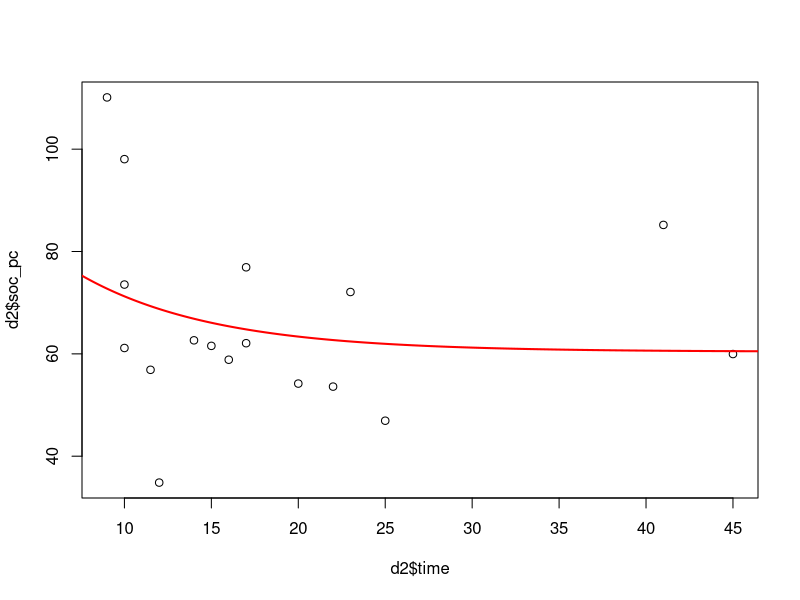
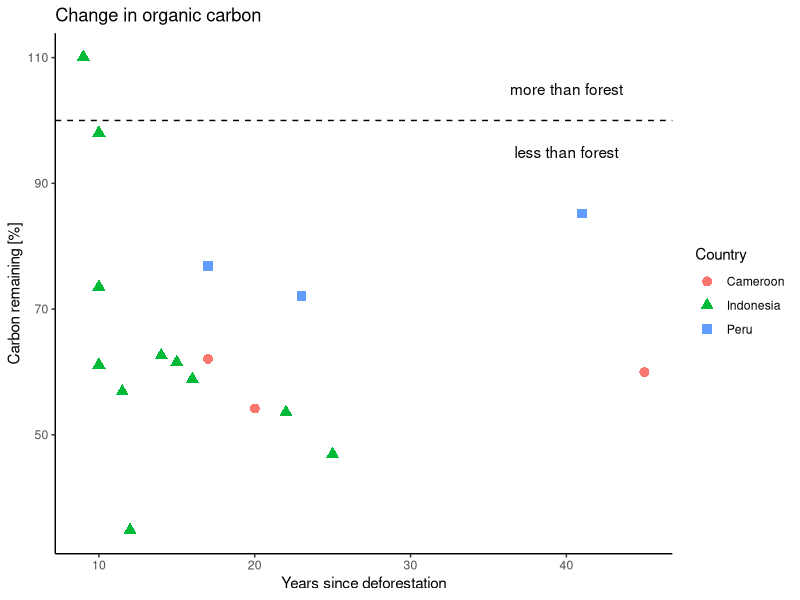
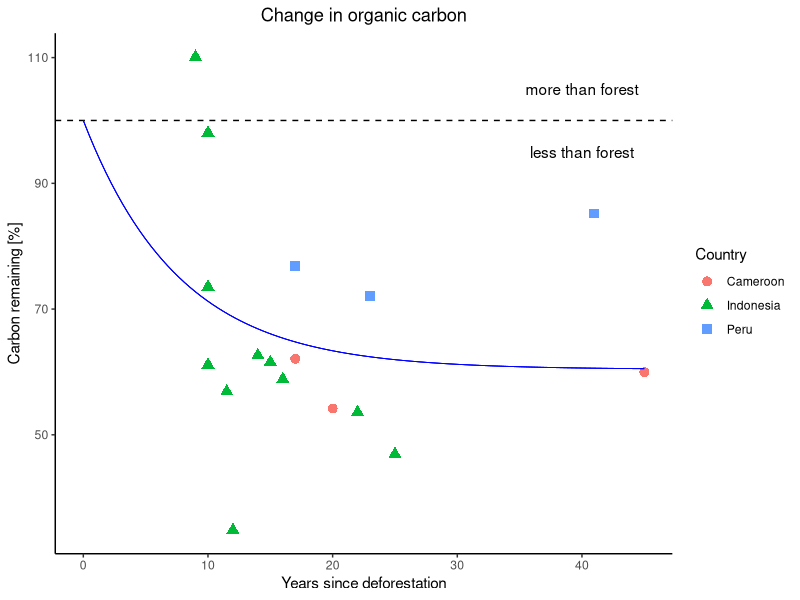
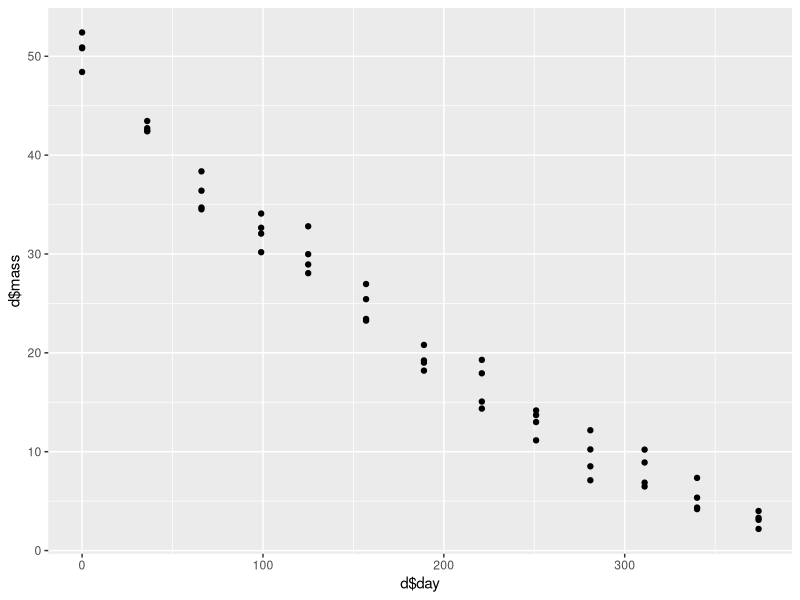
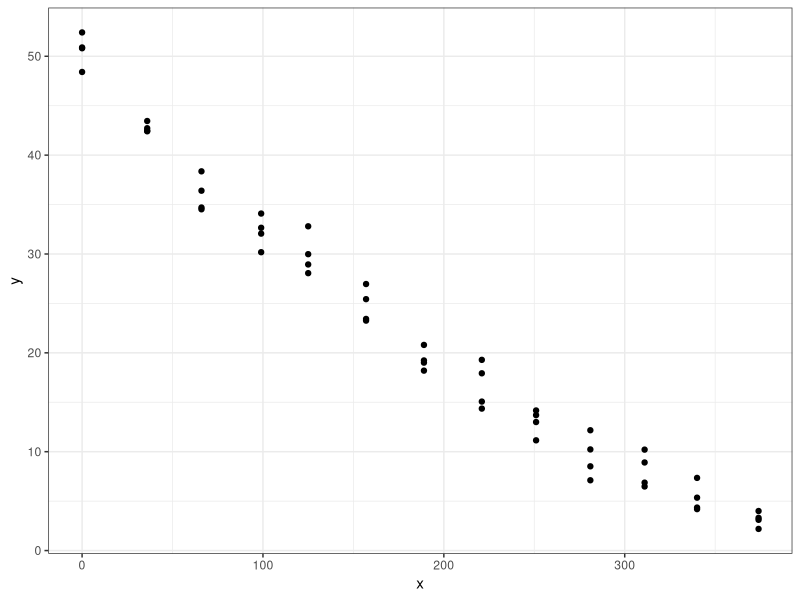
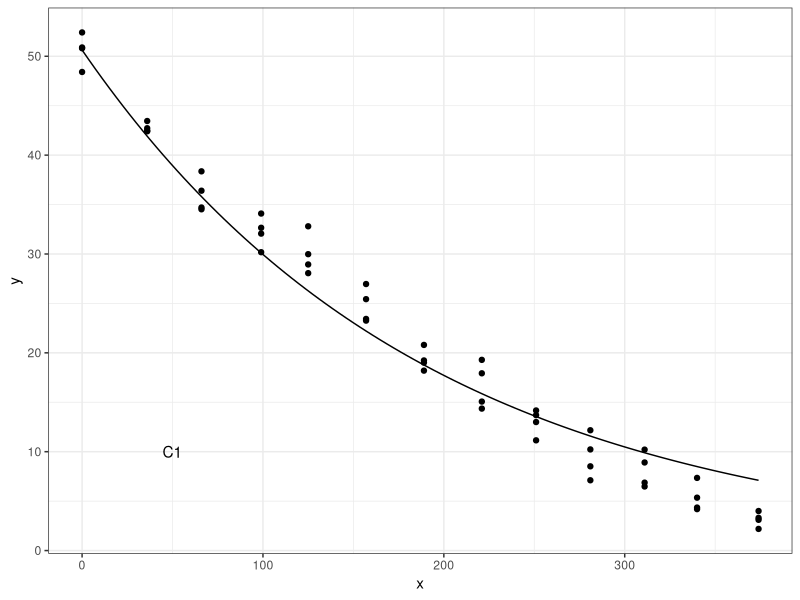
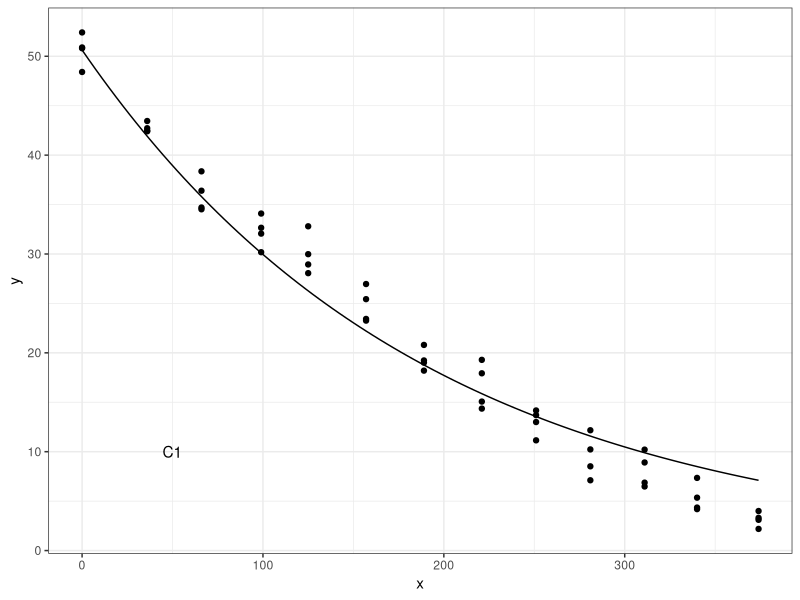
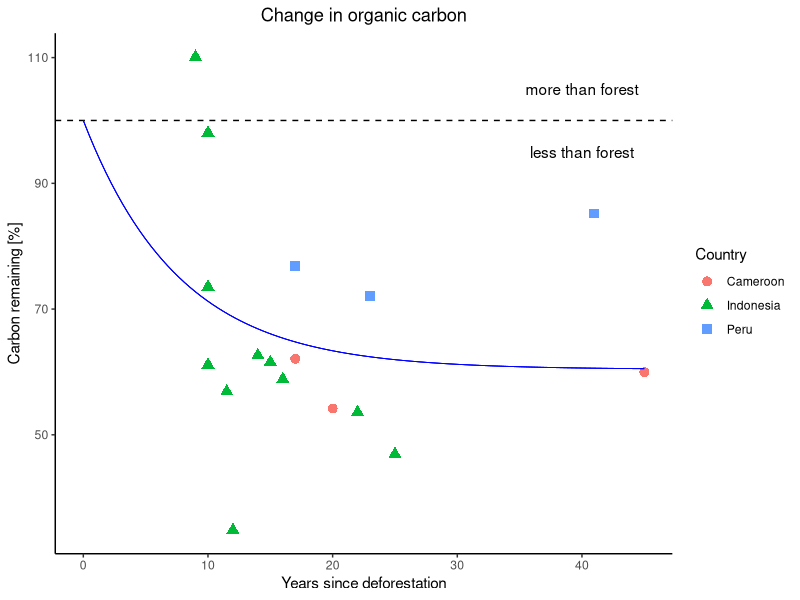

Source code (R) for these figures, in order:
#### PT 1 ####
#### loading important libraries ####
# install.packages("tidyverse") # only needs to be done once
library("tidyverse") # loads the package for your session

# script handling: run 1 line: ctrl-enter / running whole script: ctrl-shft-enter

# read in data
d <- read.csv("data/van-straaten-soc.csv", header = T) # T means TRUE

#### inspecting data ###
d
# View(d)
names(d) # look at variables (columns)
str(d) # you want your number variables to be "num" for numeric

# this is the pipe: %>% # type ctrl-shift-M
# pipe helps you to configurate your dataset
d %>% select(Country, Landuse) %>% filter(Landuse == "Primary forest")
# just as an example; select is for variables and filter is for observations

names(d)

#### we will now create a dataset according to what we want to analyze ####
d2 <- d %>% 
  filter(d_Clay_50to100 < 20 & d_Clay_50to100 > -20) %>% # filter condition
  select(Country, Time.since.Deforestation, Landuse, SOC_prop_top10_C2) %>% 
  filter(Landuse == "Oil palm") %>% # choosing only oil palm
  mutate(time = Time.since.Deforestation, soc_pc = SOC_prop_top10_C2) %>% # remaming some variables
  select(Country, Landuse, time, soc_pc)

# consider transmute() (as another option)

d2

names(d2)
unique(d2$Landuse)

#### next will be plotting ####

# code here:
  # https://pad.gwdg.de/2vGQNUxAT6WFW07vMwCsGQ?edit

as_tibble(d2)
dim(d2) # dimensions of dataset

# basic plotting first:
plot(d2$time, d2$soc_pc)

# fitting decay curve
x <- d2$time
y <- d2$soc_pc

# we want to find the best fitting curve for our SOC loss curve
# a is the value of SOC that will be approached
# k is the decay rate to approach a
fit <- nls(y ~ a + (100 - a) * exp(-k * x), start=list(a = 60, k = 0.15), algorithm = "port")
xx <- seq(0,50,length=500)
lines(xx, predict(fit, data.frame(x=xx)), col = "red", lwd=2, lty=1)

summary(fit)
summary(fit)$coefficients
  
k <- summary(fit)$coefficients[2,1] # [row, column]
k
k <- round(k,2)
k

# We know turnover time (years) is 1/k

turnover_time <- round((1/k), 2) # rounding by 2 decimals
turnover_time

print(paste0("My turnover time is: ", turnover_time, " years :-)"))

#### make a nicer plot with ggplot ####

myplot <- ggplot(d2, aes(time, soc_pc, color = Country, shape = Country)) + # aes() is for aesthetics, like your x and y, color etc.
  geom_point(size = 3) +
  geom_hline(yintercept = 100, lty = 2) +
  annotate("text", label = "more than forest", x = 40, y = 105) + # add text
  annotate("text", label = "less than forest", x = 40, y = 95) + # add text
  xlab("Years since deforestation") +
  ylab("Carbon remaining [%]") +
  theme_classic() +
  ggtitle("Change in organic carbon")

myplot

# adding decay curve to the plot
fun1 <- function(x){60.4 + (100-60.4) * exp(-0.1296 * x)} 

myplot2 <- 
  myplot +
  stat_function(fun = fun1, xlim = c(0,45), col = "blue", size = 0.3) +
  theme(plot.title = element_text(hjust = 0.5)) # 0 is left allign, 0.5 is center, 1 is right allign

myplot2

ggsave("figs/carbon-plot-2020.png", plot = myplot2, width = 15, height = 7, units = "cm")
# ??ggsave if you need help


#### PT 2 Marcus ####
library(tidyverse)
d <- read.csv("data/leaf-decomp-data-test.csv")
names(d)
head(d)

unique(d$Plot)

plot_choice = "C1"

d <- d %>% mutate(mass = Mass_g) %>% filter(Plot == plot_choice) %>% 
  select(day, Plot, mass)
  
head(d)
qplot(d$day, d$mass)

start_val <- mean(d$mass[d$day == 0])
start_val

x <- d$day
y <- d$mass

fit <- nls(y ~ start_val * 2.718^(-k * x), start=list(k=0.0001))
summary(fit)

k <- summary(fit)$coefficients[1]
k

p1 <- ggplot() +
  geom_point(aes(x,y)) +
  theme_bw()
p1

decay_line <- function(x){start_val * 2.718^(-k * x)}

p1 + stat_function(fun = decay_line) +
  annotate("text", label = plot_choice, x = 50, y = 10)

#### now as function overall ####  

my_own_function <- function(plot_choice){
  d <- read.csv("data/leaf-decomp-data-test.csv")
  d <- d %>% mutate(mass = Mass_g) %>% filter(Plot == plot_choice) %>% 
    select(day, Plot, mass)
  
  head(d)
  qplot(d$day, d$mass)
  
  start_val <- mean(d$mass[d$day == 0])
  start_val
  
  x <- d$day
  y <- d$mass
  
  fit <- nls(y ~ start_val * 2.718^(-k * x), start=list(k=0.0001))
  summary(fit)
  
  k <- summary(fit)$coefficients[1]
  k
  
  p1 <- ggplot() +
    geom_point(aes(x,y)) +
    theme_bw()
  p1
  
  decay_line <- function(x){start_val * 2.718^(-k * x)}
  
  p1 + stat_function(fun = decay_line) +
    annotate("text", label = plot_choice, x = 50, y = 10)
}

my_own_function("C1")




